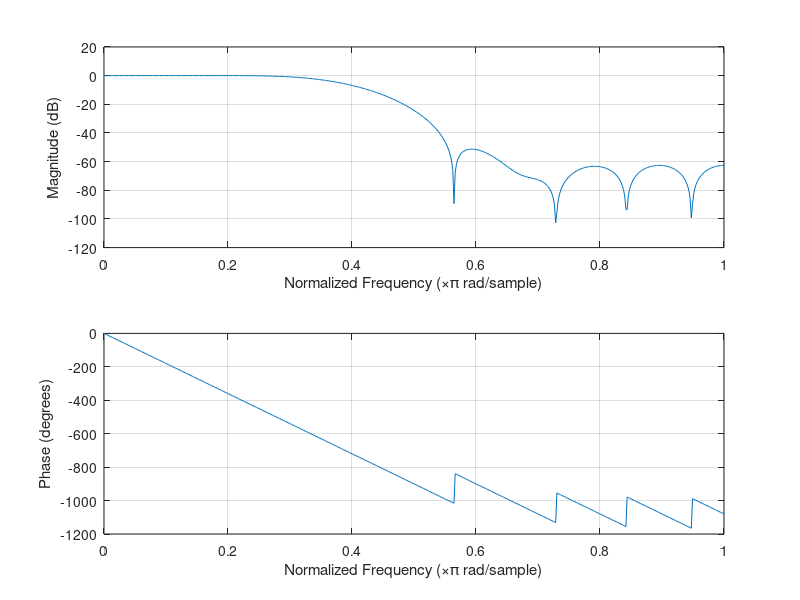
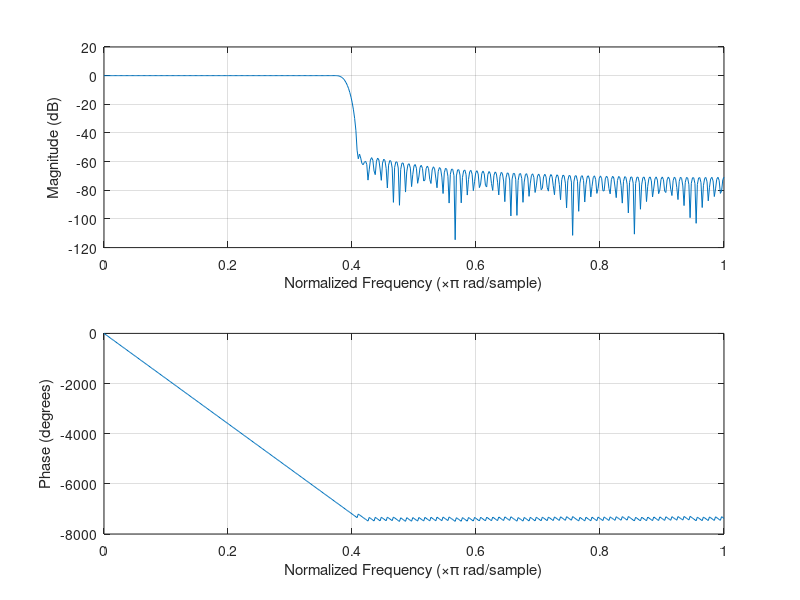
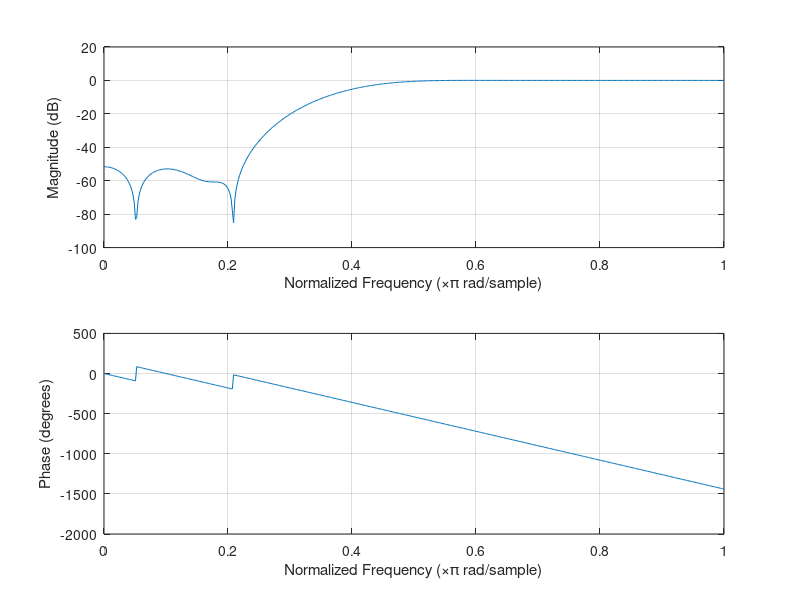
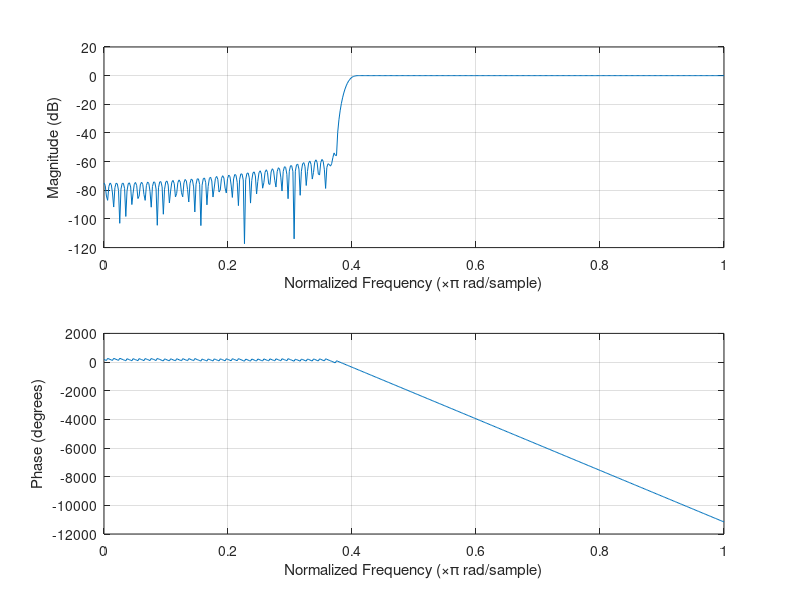

Source code (MATLAB) for these figures, in order: (Note: this script raises an error after producing the figures.)
%% Part 3: FIR Design

%% i) Using fir1
fs = 8000;

%% Lowpass
h = fir1(20,pi/8,'low');
figure('Color',[1 1 1]);       % Figure with White Background
freqz(h);

h = fir1(200,pi/8,'low');
figure('Color',[1 1 1]);       % Figure with White Background
freqz(h);

%% Highpass
h = fir1(20,pi/8,'high');
figure('Color',[1 1 1]);       % Figure with White Background
freqz(h);

h = fir1(200,pi/8,'high');
figure('Color',[1 1 1]);       % Figure with White Background
freqz(h);

%% Bandpass (500-700)
h = fir1(20,[pi/8 pi/5.714]);
figure('Color',[1 1 1]);       % Figure with White Background
freqz(h);

h = fir1(200,[pi/8 pi/5.714]);
figure('Color',[1 1 1]);       % Figure with White Background
freqz(h);

%% Generate Signal
dur = 1;
fs = 8000;

x1 = generate_wave(1,157,fs,dur);
x2 = generate_wave(1,637,fs,dur);
x3 = generate_wave(1,853,fs,dur);
x4 = x1+x2+x3;

y = fft(x4);
plot_power_spectrum(y,fs);
xlim([0 1.2*853]);

%% Filter Signal

% Low
h = fir1(200,pi/32,'low');
x5 = filter(h,1,x4);
y2 = fft(x5);
plot_power_spectrum(y2,fs);
xlim([0 1.2*853]);
%%
%High 
h1 = fir1(200,(pi/32),'high');
x6 = filter(h1,1,x4);
y3 = fft(x6);
plot_power_spectrum(y3,fs);
xlim([0 1.2*853]);

%%
% Band
h2 = fir1(200,[pi/32 pi/20]);
x7 = filter(h2,1,x4);
y4 = fft(x7);
plot_power_spectrum(y4,fs);
xlim([0 1.2*853]);

%% Random Noise
noise=randn(fs,1);

passnoise = filter(h2,1,noise);
y4 = fft(passnoise);
plot_power_spectrum(noise,(fs-1));

sound(passnoise, fs);

